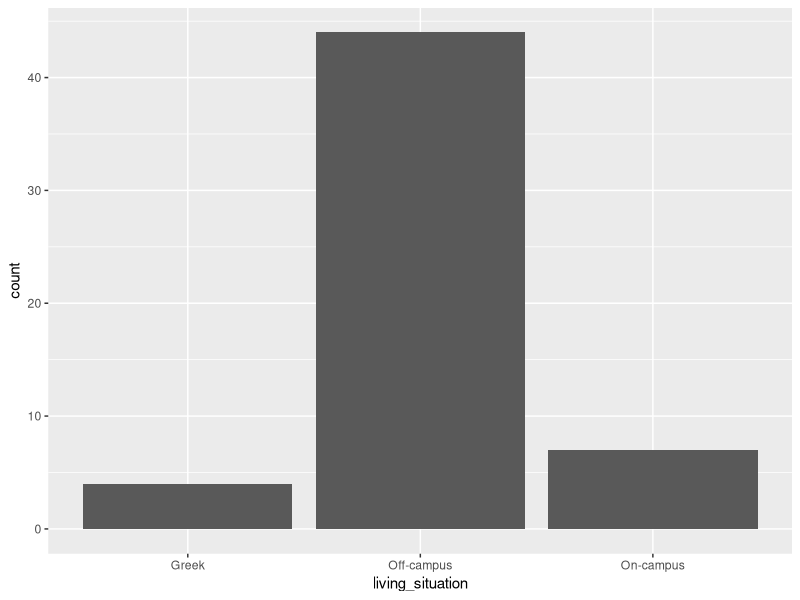
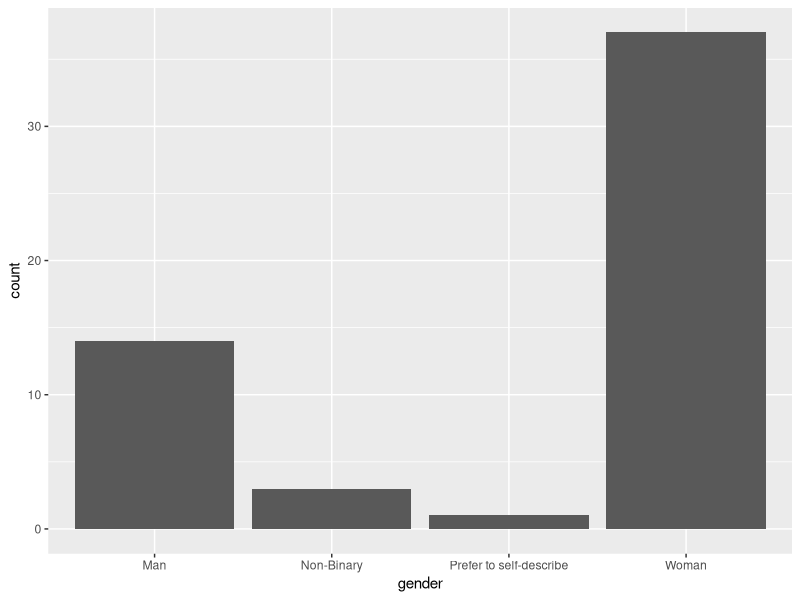
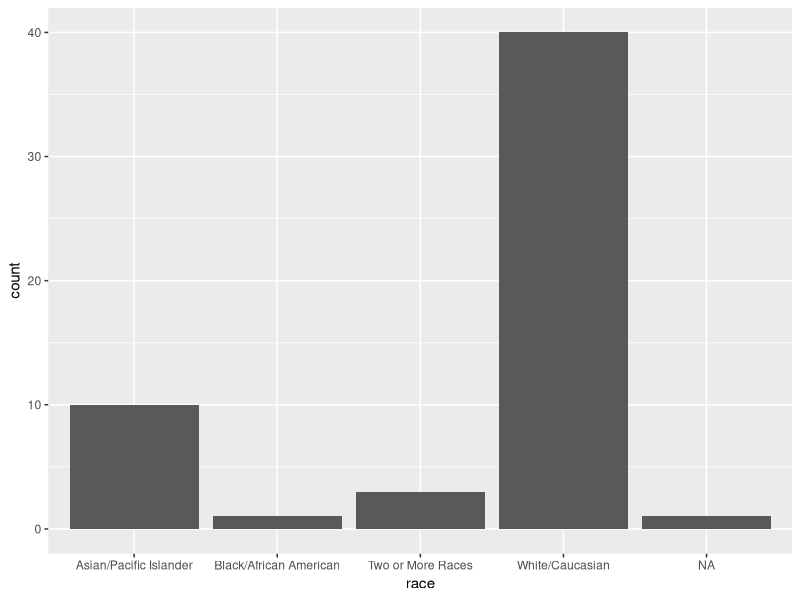
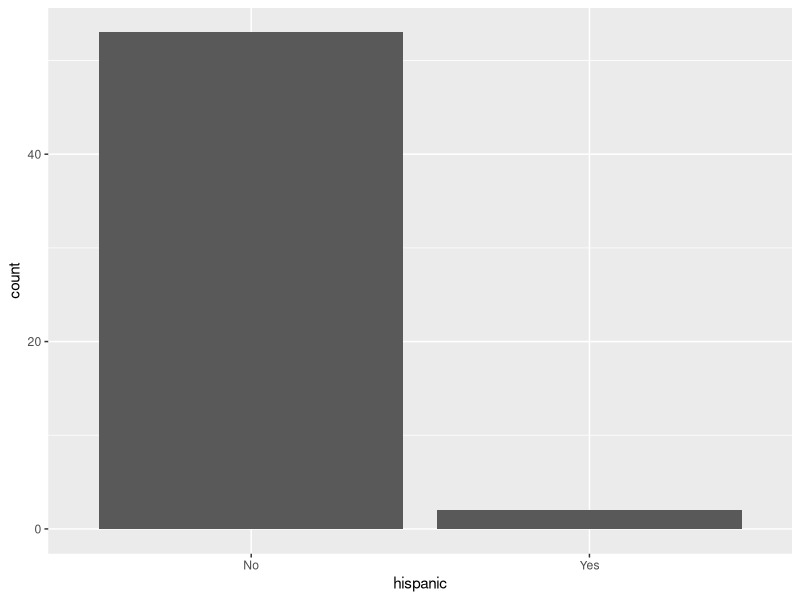
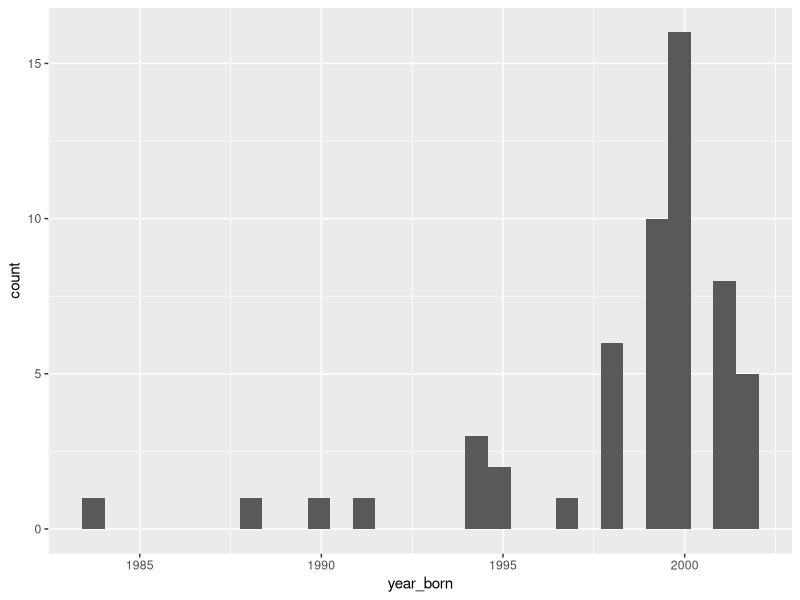
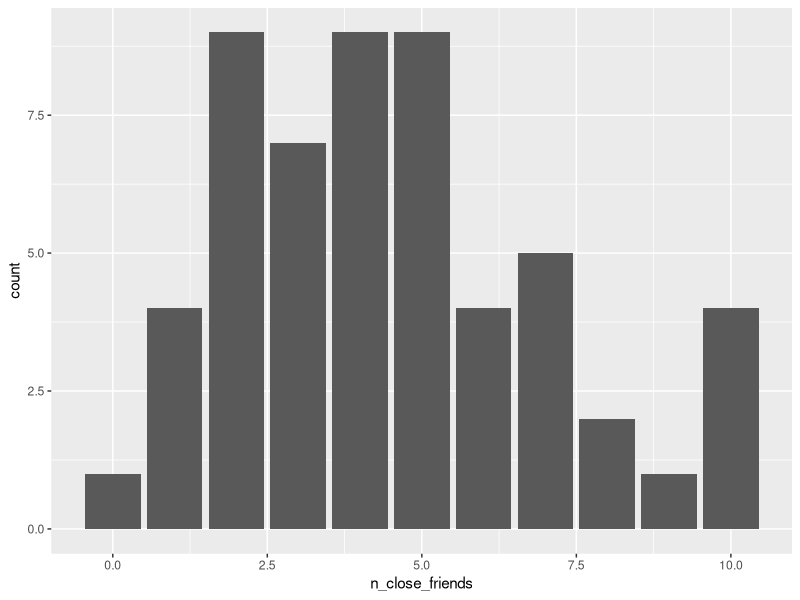
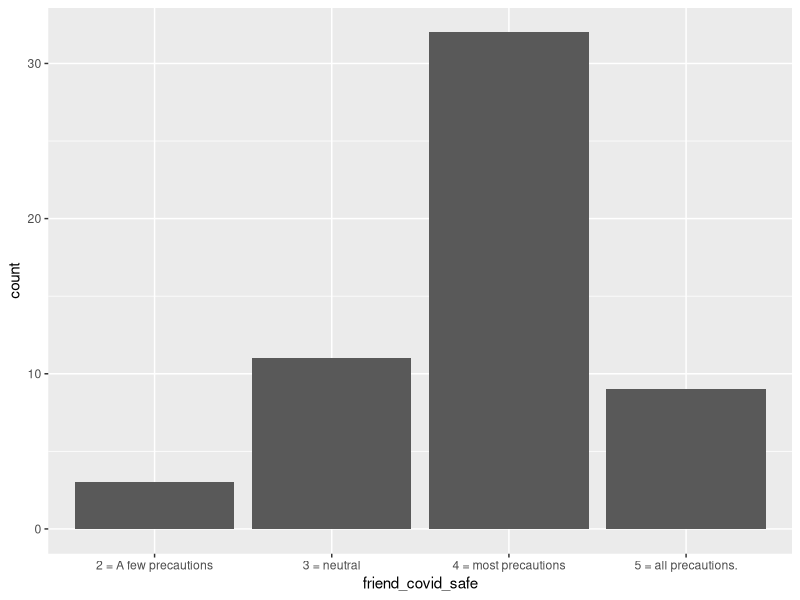
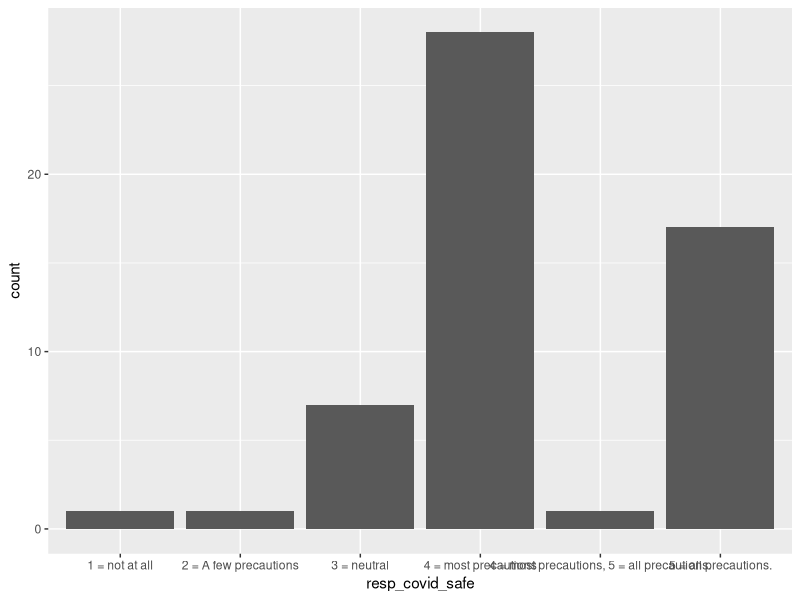

Write R code to recreate these figures, in order.
## ---- chunk 1
# Load data and packages 
library(tidyverse)
# Data 
data <- read_csv("./data/bio_a_data_53121.csv")

## ---- chunk 2
# Data cleaning 
# Rename the columns in the data set. ==========================================================
data_clean <- data %>% dplyr :: select(
  # Rename the variables for clean analysis. 
  # Dummy for whether the person is a grad or undergrad 
  student = `Are you a current undergraduate or graduate college student?`,
  # Sexual activity. 
  sex_active = `Are you sexually active?`,
  # Living situation. 
  living_situation = `Please select one of the following that describes your living situation:`,
  # Gender. 
  gender = `What is your Gender?`,
  # Race identity 
  race = `What is your racial identity?`,
  # Hispanic. 
  hispanic = `Are you Hispanic or Latinx?`,
  # Birth year. 
  year_born = `What year were you born? (YYYY)`,
  n_close_friends = `How many close friends do you have that you see or talk to regularly? (Please provide the number e.g. 1,2,3)`,
  # Rate friends covid safety 
  friend_covid_safe = `On a scale of 1-5, with 3 being neutral, how would you rate your close friends' behavior at following COVID-19 safety precautions compared to others?`,
  # Rate your covid safety. 
  resp_covid_safe = `On a scale of 1-5, with 3 being neutral, how would you rate YOUR behavior at following COVID-19 safety precautions, relative to your friends?`,
  # Relationship status. 
  rel_status = `Are you currently in a relationship with another person(s)?`,
  # N sexual partners. 
  n_reg_sex_part = `On a regular basis, how many sexual partners do you have (please count anyone you regularly have sex with)?  (Please provide the number e.g. 1,2,3)`,
  # N drinks per week. 
  n_drinks_week = `On a regular basis, how many drinks per week do you have? (Please provide the number e.g. 1,2,3)`,
  # Sexual activity of friend group. 
  sex_active_friend = `Now, thinking about your friend group, how many of your friends are sexually active?`,
  # What safe sex practices do your friends use. 
  friend_safe_sex = `How many of your friends to the best of your knowledge would you say engage in safe sex practices, eg. using condoms, dental dams, IUD/Birth control, or getting tested for STDs/STIs?`,
  # Share of friends who do not engage in safe sex practices. 
  friend_non_safe_sex = `How many of your friends would you say DO NOT engage in safe sex practices?`,
  # Respondant contraception type. 
  resp_contr_n = `Can you describe the types of protection that you use in your sexual encounters on a regular basis? (such as condoms, dental dams, and IUD/Birth control, or getting tested for STDs/STIs)`,
  # Respondant contraception type. 
  resp_contr_type = `Please describe the protection that you use:`
)

# Filter out people who are not active and are not a student. 
data_clean <- data_clean %>% filter(sex_active != "No" &
                        student != "No")
# Fix variable types 
data_clean <- data_clean %>% 
  mutate(n_close_friends = 
           # Make numeric. 
           as.numeric(n_close_friends), 
         # Fix one level issue on the resp contr type
         resp_contr_type = 
           # Map NA value to no protection. 
           plyr :: mapvalues(resp_contr_type, from = NA, to = "No protection at all"))

## ---- chunk 3
# Look at the cleaned data. 
data_clean

# When survey is done, save a file with the final raw data and then save a clean file from this file. ================
# write_csv(data_clean, file = "bio_a_data_clean.csv")
## ---- chunk 4
# Look at visual descriptives 
# Living situation. 
ggplot(data = data_clean, aes(x = living_situation)) + 
  geom_bar()

# Gender. 
ggplot(data = data_clean, aes(x = gender)) + 
  geom_bar()

# Race. 
ggplot(data = data_clean, aes(x = race)) + 
  geom_bar()

# Hispanic.
ggplot(data = data_clean, aes(x = hispanic)) + 
  geom_bar()

# Year born. 
ggplot(data = data_clean, aes(x = year_born)) + 
  geom_histogram()

# Close friends. 
ggplot(data = data_clean, aes(x = n_close_friends)) + 
  geom_histogram(stat = "count", 
                 binwidth = 1)

# Friend covid safe. 
ggplot(data = data_clean, aes(x = friend_covid_safe)) + 
  geom_bar()

# Resp covid safe. 
ggplot(data = data_clean, aes(resp_covid_safe)) + 
  geom_bar()

# relationship status. 
ggplot(data = data_clean, aes(rel_status)) + 
  geom_bar()

# N regular sex partners. 
ggplot(data = data_clean, aes(n_reg_sex_part)) + 
  geom_histogram()

# number of drinks a week. 
ggplot(data = data_clean, aes(n_drinks_week)) + 
  geom_histogram()

# Sex active friends 
ggplot(data = data_clean, aes(sex_active_friend)) + 
  geom_bar()

# Friend safe sex. 
ggplot(data = data_clean, aes(friend_safe_sex)) + 
  geom_bar()

# Friend non safe sex 
ggplot(data = data_clean, aes(friend_non_safe_sex)) + 
  geom_bar()

# Respondant contraception number 
ggplot(data = data_clean, aes(resp_contr_n)) + 
  geom_bar()

# Respondant contraception type. 
ggplot(data = data_clean, aes(resp_contr_type)) + 
  geom_bar() 
